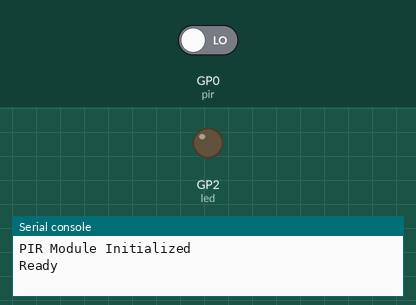
The program below on a simulated Raspberry Pi Pico running MicroPython. Parts: output pins drawn as LEDs (lit = HIGH), the last lines printed to the serial console. Inputs (shaded band) come from the test bench; at power-on: GP0 (pir) LOW. The clock reads 2024-03-15 10:24:30 at power-on unless the program sets it.

Above: at 2.2 s.
2.3 s: GP0 (pir) driven HIGH
At 2.8 s:
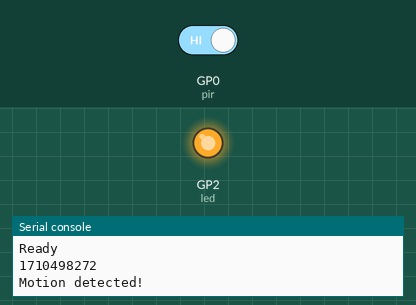
3.8 s: GP0 (pir) driven LOW
At 6.2 s:
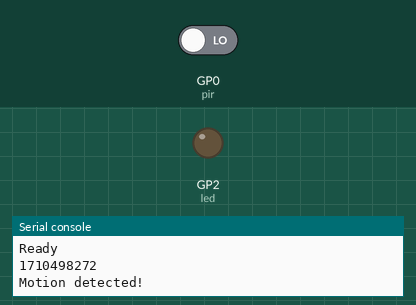
Timing chart, 0 to 7.7 s (numbered marks = the images above; inputs shaded):
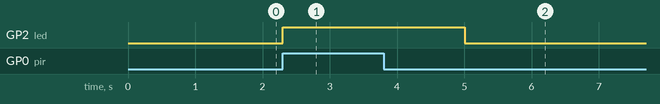

The program:

pir_motion_led.py
```python
# Reads the HC-SR501 PIR sensor on GPIO0 and toggles an LED on GPIO2 with a debounce interval to indicate motion detection.
#
# Full tutorial: https://shillehtek.com/blogs/news/raspberry-pi-pico-hc-sr501-motion-led
# Parts used: https://shillehtek.com/products/shillehtek-hc-sr501-pir-motion-sensor-module
#             https://shillehtek.com/products/shillehtek-830-point-breadboard-for-arduino-raspberry-pi-esp32-and-other-microcontrollers
#             https://shillehtek.com/products/shillehtek-400-point-breadboard
# More examples: https://github.com/shillehbean/shillehtek-examples
#

from machine import Pin
import time

# Initialize PIR sensor on GPIO 0
pir = Pin(0, Pin.IN, Pin.PULL_DOWN)
led = Pin(2, Pin.OUT)  # Initialize LED on GPIO 2
pir_state = False  # Start assuming no motion detected
last_motion_time = 0  # Timestamp of the last motion detected
debounce_time = 3  # Debounce period in seconds

print("PIR Module Initialized")
time.sleep(1)  # Allow the sensor to stabilize
print("Ready")

while True:
    val = pir.value()  # Read input value from PIR sensor
    current_time = time.time()

    if val == 1:  # Motion detected
        if not pir_state and (current_time - last_motion_time >= debounce_time):
            print(current_time - last_motion_time)
            print("Motion detected!")
            pir_state = True
            led.on()  # Turn on LED
            last_motion_time = current_time  # Update the last motion timestamp

    elif val == 0:
        if pir_state and (current_time - last_motion_time >= debounce_time):
            pir_state = False
            led.off()
            last_motion_time = current_time  # Update the last motion timestamp

    time.sleep(0.1)  # Small delay to prevent spamming
```

Measured:
- after the input at 2.3 s, GP2 (led): LOW → HIGH at once
- after the input at 3.8 s, GP2 (led): HIGH → LOW after 1.2 s
